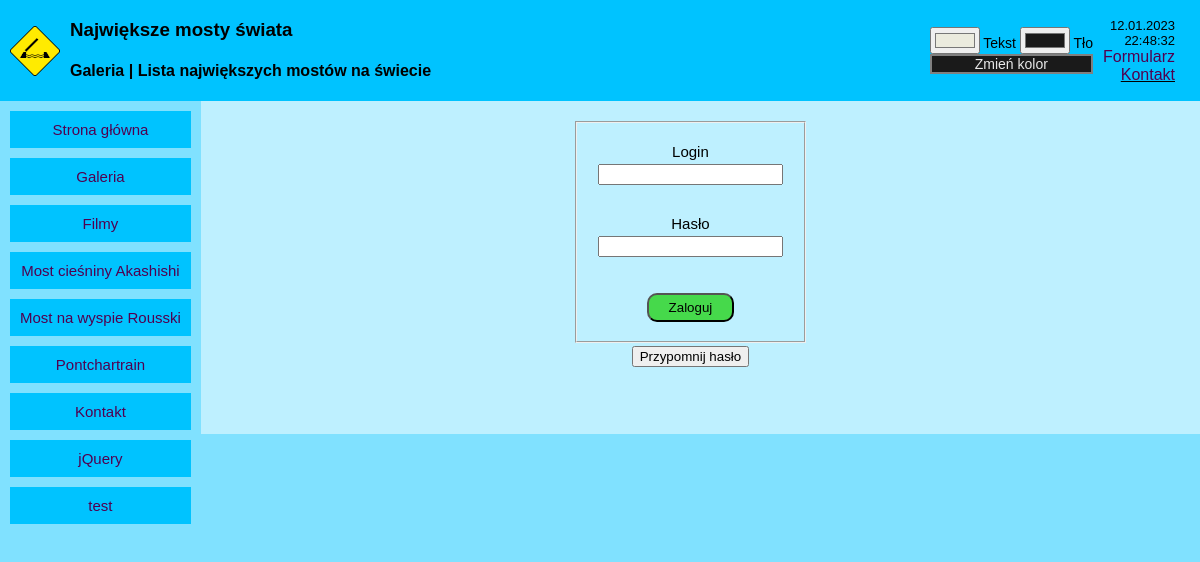
Before: / with the older database file.
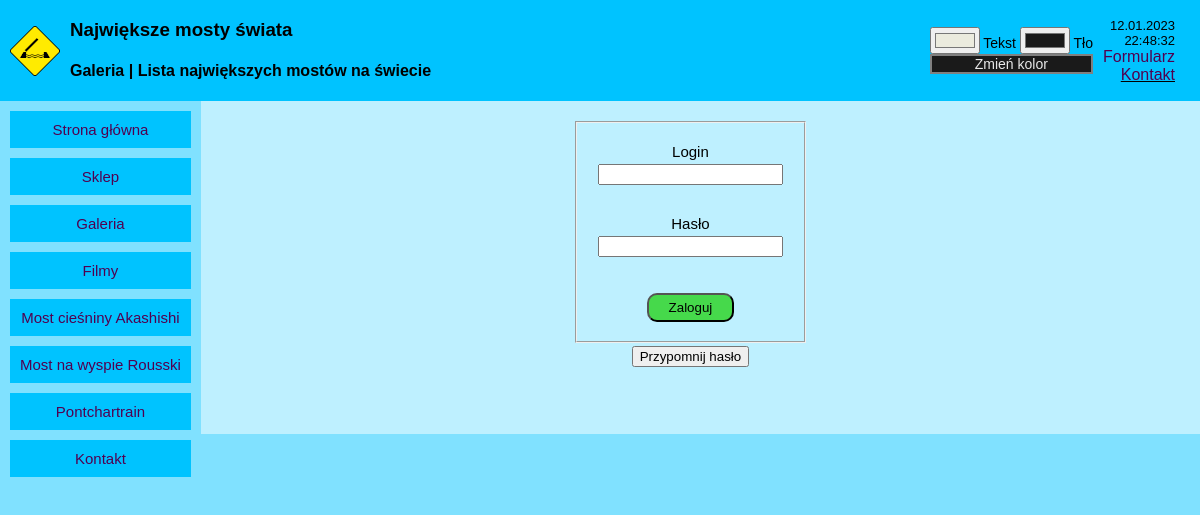
After: the same page with the newer database file.
### tables this page shows
CREATE TABLE `page_list` (
  `id` int(10) UNSIGNED NOT NULL,
  `page_title` varchar(255) DEFAULT NULL,
  `page_content` text DEFAULT NULL,
  `status` tinyint(11) DEFAULT 1
);

### cfg.php (called while the page is built, shortened)
<?php
    $baza = 'p_aplikacji_www';
?>

### validateId.php (called while the page is built)
<?php
function isCorrectId($id) {
    if(is_numeric($id) && is_int($id + 0) && $id >= 0)
        return true;
    return false;
}
?>

### showpage.php (called while the page is built, shortened)
<?php
    $header = 6;
    $nav = 2;
    if(isset($_GET['shop'])) {
        include('shop.php');
        $content = Sklep();
    } else if(isset($_GET['contact_form'])) {
        include('contact.php');
        $content = PokazKontakt();
    } else if(isset($_GET['page']) && $_GET['page'] != $nav && $_GET['page'] != $header) {
        $content = pokazPodstrone($_GET['page']);
    } else {
        include('admin/admin.php');
        $content = ControlPanel();
    }
    function pokazPodstrone($id) {
        include('cfg.php');
        $status_zero_msg = '<h3 class="errormsg" >Strona nieaktywna!</h3>';
        $id_clear = htmlspecialchars($id);
        $query = 'SELECT * FROM page_list WHERE id='.$id_clear.' LIMIT 1';
        $result = mysqli_query($link, $query);
        $row = mysqli_fetch_array($result);
        if(empty($row['id'])) {
            $web = '<h3 class="errormsg" >Nie znaleziono strony!</h3>';
        } else {
            if($row['status'] == 0)
                $web = $status_zero_msg;
            else
                $web = $row['page_content'];
        }
        return $web;
    }
?>

### index.php (the view, shortened to what this page needs)
<?php
    include('validateId.php');
    include('showpage.php');
?>
<!DOCTYPE HTML>
<html>
    <head>
        <link type="text/css" rel="stylesheet" href="css/style.css" />
        <link type="text/css" rel="stylesheet" href="css/forms.css" />
        <link type="text/css" rel="stylesheet" href="css/shop.css" />
    </head>
    <body onload="showtime(), setcolors()">
        <div class="container vertical" id="fullscreen">
            <div class="container horizontal pad" id="header">
                <?= pokazPodstrone($header, $link) ?>
            </div>
            <div class="container horizontal" id="main">
                <div class="container vertical pad" id="nav">
                    <?= pokazPodstrone($nav, $link) ?>
                </div>
                <div class="container vertical" id="content">
                    <?= $content ?>
                </div>
            </div>
        </div>
    </body>
</html>

Changed rows visible on the page:
changed page_list: page_content "Strona główna Galeria Filmy Most cieśniny Akashishi Most na wyspie Rousski Pontchartrain Kontakt jQuery test" → "Strona główna Sklep Galeria Filmy Most cieśniny Akashishi Most na wyspie Rousski Pontchartrain Kontakt"
